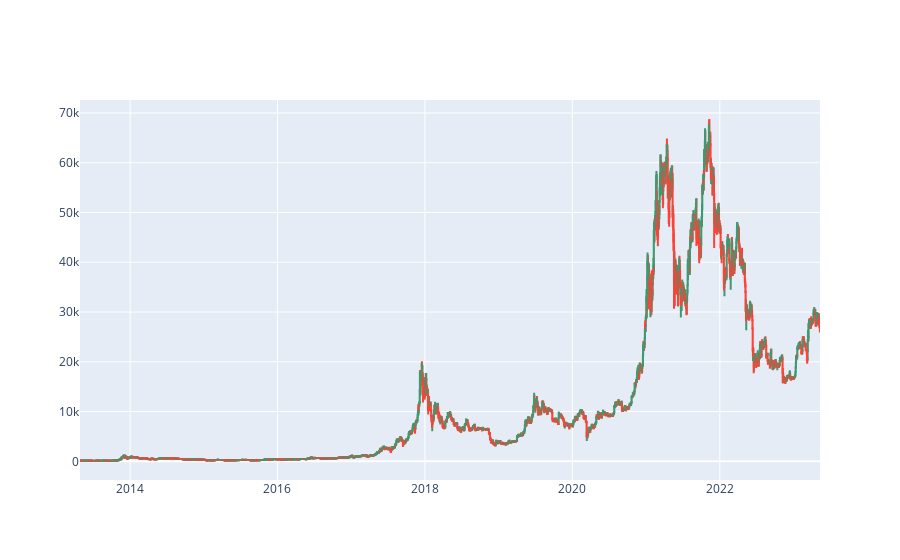

Notebook cell for this chart:
### Code cell
import plotly.graph_objects as go
fig = go.Figure(data=[go.Candlestick(x=df['Date'],
                open=df['Open'],
                high=df['High'],
                low=df['Low'],
                close=df['Close'])])

fig.update_layout(xaxis_rangeslider_visible=False)
fig.show()

### Figure 1 — Plotly figure (JSON) as saved in the notebook; plotly's stock layout.template omitted (floating-point values rounded to 4 significant figures; data arrays with more than 128 entries replaced by an {"elided": "..."} marker saying what was removed)
{"data": [{"close": {"elided": "3667 float values"}, "high": {"elided": "3667 float values"}, "low": {"elided": "3667 float values"}, "open": {"elided": "3667 float values"}, "type": "candlestick", "x": {"elided": "3667 str values"}}], "layout": {"xaxis": {"rangeslider": {"visible": false}}}}
